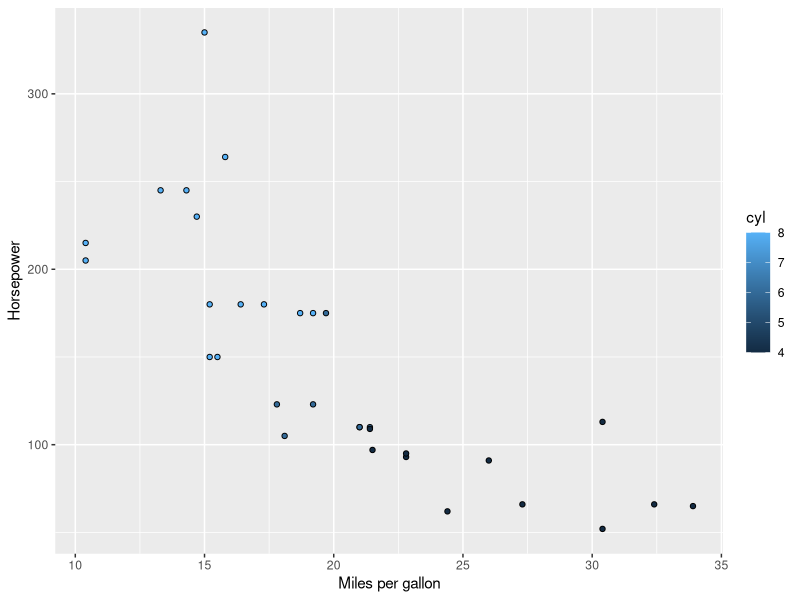
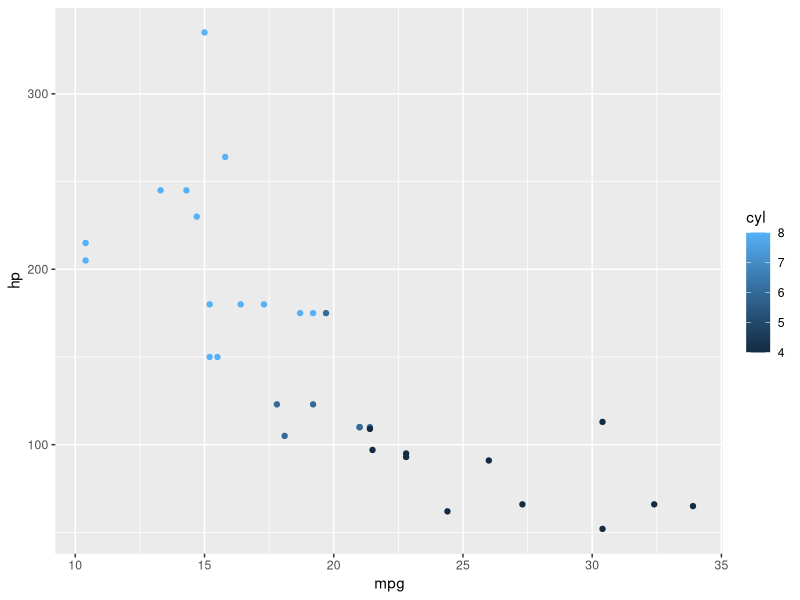

Source code (R) for these figures, in order: (Note: this script raises an error after producing the figures.)
library(ggplot2)
mtcars <- mtcars
ggplot(mtcars,aes(x=mpg,y=hp,fill=cyl)) +
  geom_point(pch=21) +
  xlab("Miles per gallon") +
  ylab("Horsepower")

Loblolly <- Loblolly
library(reshape2)

Loblolly.wide <- dcast(Loblolly,Seed~age,value.var="height") #Convert to wide format with dcast
Loblolly.long <- melt(Loblolly.wide) #Convert to long format with melt

ggplot(mtcars,aes(x=mpg,y=hp,color=cyl)) +
  geom_point() #Correct
ggplot(mtcars,aes(x=mpg,y=hp)) +
  geom_point(color=cyl) #Incorrect
ggplot(mtcars,aes(x=mpg,y=hp)) +
  geom_point(aes(color=cyl)) #Correct

p <- ggplot(mtcars,aes(x=mpg,y=hp))
p + geom_point(color="red")
p + geom_point(color="red", size = 4)
p + geom_point(color="red", shape = 21)
p + geom_point(color="red", alpha = 0.5)

# geom_point()
# geom_line()
# geom_boxplot()
# geom_violin()
# geom_bar()
# geom_contour()
# geom_density()
# geom_map()
# geom_raster() / geom_tile()
# geom_qq_line()
# geom_dotplot()
# geom_histogram()

ggplot(mtcars,aes(x=mpg,y=hp,color=factor(cyl))) +
  geom_point()

faithfuld <-faithfuld  
p2 <- ggplot(faithfuld,aes(x=eruptions,y=waiting)) +
  geom_raster(aes(fill=density), interpolate=TRUE)
p2
p2 + scale_fill_viridis_c(option="E")

library(RColorBrewer)
p2 + scale_fill_distiller(palette = "OrRd")

p + geom_point(aes(color=cyl)) +
  scale_x_continuous(breaks=c(10,20,30),labels=c("OK","Good","Great!"))

#Remove legend
p + geom_point(aes(color=cyl)) + guides(color=FALSE)
p + geom_point(aes(color=cyl)) + theme(legend.position = "none")

